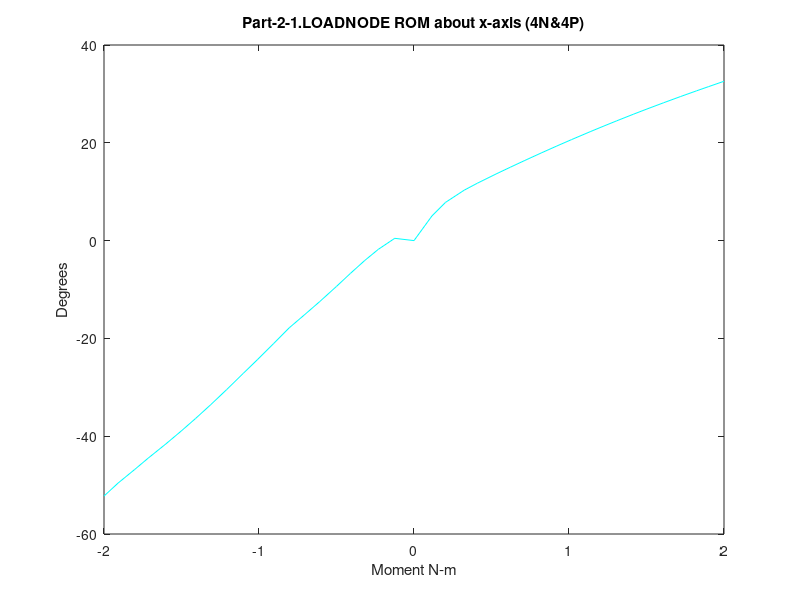

Source code (MATLAB): (Note: this script raises an error after producing the figure.)
%% Range of  motion for model4_APslide_NoTether
%% Part-2-1.LOADNODE
% extension (4N) data converted to degrees
ta=[2 2.0622 2.11523 2.15852 2.20492 2.25001 2.30364 2.35417 2.40231 2.45225 2.50547 2.55011 2.60474 2.65523 2.70472 2.7507 2.80007 2.85772 2.90074 2.95442 3];
ur1a=(180/pi)*(0.0525221+[-0.0525221 -0.0444131 -0.0838129 -0.123149 -0.169378 -0.216018 -0.269726 -0.318216 -0.363618 -0.419368 -0.477906 -0.525719 -0.584766 -0.637689 -0.687553 -0.732025 -0.777912 -0.829208 -0.869202 -0.917826 -0.964296 ]);
ur2a=(180/pi)*(0.00089585+[-0.00089585 0.0281175 0.0296708 0.0281913 0.0263392 0.0244655 0.0214618 0.0180628 0.0145265 0.0109397 0.00719127 0.00485292 0.00229888 0.00019592 -0.00224577 -0.00438859 -0.00615951 -0.0077957 -0.00908722 -0.00970257 -0.0112619 ]);
ur3a=(180/pi)*(-0.0159204+[0.0159204 0.0354641 0.038931 0.0397884 0.040604 0.0413561 0.0413529 0.0408052 0.0404514 0.0403235 0.0402685 0.0408958 0.0420736 0.0434765 0.0444602 0.045331 0.0463052 0.0481454 0.0495971 0.0515331 0.0526283 ]);

% flexion (4P) data converted to degrees
tb=[2 2.05816 2.10161 2.16188 2.20417 2.26497 2.3108 2.35767 2.41039 2.46048 2.50857 2.57039 2.61266 2.65395 2.70851 2.75122 2.8056 2.85917 2.91124 2.95071 3];
ur1b=(180/pi)*(0.0525221+[-0.0525221 0.0358731 0.0838473 0.127409 0.152215 0.185385 0.209455 0.233634 0.260269 0.284997 0.308134 0.337158 0.356483 0.375004 0.39888 0.417065 0.43965 0.461407 0.481957 0.497237 0.516139]);
ur2b=(180/pi)*(0.00089585+[-0.00089585 0.0332819 0.0377591 0.0385747 0.038983 0.0396495 0.0401212 0.0405385 0.0412506 0.0419628 0.0425588 0.043154 0.0435407 0.0439191 0.0444762 0.0449083 0.0454366 0.0459777 0.0464919 0.0468618 0.0473423]);
ur3b=(180/pi)*(-0.0159204+[0.0159204 0.0375739 0.0392518 0.0376537 0.0366216 0.0353229 0.0343628 0.0333753 0.0324004 0.0315029 0.0307506 0.0301655 0.0297731 0.0293686 0.0287609 0.0283322 0.0277944 0.0273622 0.026928 0.0266089 0.0262465]);

% lateral bending (5N) data converted to degrees
ta5=[2 2.05499 2.11058 2.15172 2.20834 2.25612 2.30683 2.35072 2.41079 2.45523 2.50106 2.56286 2.60735 2.66025 2.72359 2.75684 2.81029 2.87442 2.90649 2.98666 3];
ur1a5=(180/pi)*(0.0525221+[-0.0525221 -0.00865347 0.00219833 0.00134605 -0.00790113 -0.0193612 -0.0353576 -0.0510266 -0.0723298 -0.0864142 -0.0985525 -0.112223 -0.120433 -0.129542 -0.1398 -0.145083 -0.153352 -0.162861 -0.167507 -0.178749 -0.18057]);
ur2a5=(180/pi)*(0.00089585+[-0.00089585 -0.00171948 -0.0334919 -0.0555987 -0.0842711 -0.107633 -0.132122 -0.152775 -0.179494 -0.197173 -0.21328 -0.232574 -0.245045 -0.259 -0.274754 -0.282754 -0.295162 -0.309465 -0.316424 -0.333385 -0.336162]);
ur3a5=(180/pi)*(-0.0159204+[0.0159204 0.00875008 -0.0194972 -0.0381967 -0.0608282 -0.0777352 -0.0943524 -0.107847 -0.124804 -0.135378 -0.144628 -0.155494 -0.162464 -0.170245 -0.178969 -0.183385 -0.190061 -0.197512 -0.201076 -0.209505 -0.21087 ]);

% lateral bending (5P) data converted to degrees
tb5=[2 2.05816 2.1053 2.16112 2.20014 2.26066 2.3058 2.3555 2.40111 2.45779 2.5144 2.55097 2.6021 2.65706 2.70343 2.76727 2.80028 2.85535 2.90823 2.95284 3];
ur1b5=(180/pi)*(0.0525221+[-0.0525221 -0.00359012 0.00477857 0.000445718 -0.0082069 -0.0263352 -0.041738 -0.0586573 -0.0739877 -0.0915849 -0.106445 -0.114218 -0.123438 -0.132107 -0.139008 -0.148093 -0.152754 -0.160216 -0.167139 -0.172932 -0.178938]);
ur2b5=(180/pi)*(0.00089585+[-0.00089585 0.0634031 0.0963941 0.128284 0.149181 0.180239 0.202526 0.225789 0.246047 0.268315 0.28703 0.297432 0.310347 0.323298 0.333719 0.347404 0.354345 0.365618 0.376104 0.384702 0.393567 ]);
ur3b5=(180/pi)*(-0.0159204+[0.0159204 0.0642136 0.0930365 0.120038 0.13715 0.161798 0.178548 0.195432 0.209608 0.224229 0.236475 0.243201 0.251081 0.258864 0.264995 0.272803 0.2766 0.28254 0.287992 0.292438 0.296955]);

% axial roation (6N) data converted to degrees.
ta6=[2 2.05499 2.10192 2.15388 2.20807 2.25585 2.30786 2.36346 2.40295 2.45178 2.50023 2.56364 2.61714 2.65515 2.70515 2.75515 2.80515 2.85515 2.92702 2.96921 3];
ur1a6=(180/pi)*(0.0525221+[-0.0525221 -0.00671959 0.0109293 0.0253689 0.033499 0.0366984 0.0390046 0.0412937 0.0427671 0.0445907 0.0465704 0.0495097 0.0520588 0.053949 0.0565337 0.0593173 0.0622596 0.0652914 0.0699288 0.072807 0.0749379 ]);
ur2a6=(180/pi)*(0.00089585+[-0.00089585 0.00247062 -0.0172998 -0.0377214 -0.0539048 -0.0669252 -0.0803321 -0.0933674 -0.101865 -0.111603 -0.120466 -0.131325 -0.13987 -0.145604 -0.152735 -0.159414 -0.165613 -0.17141 -0.179201 -0.183476 -0.186473]);
ur3a6=(180/pi)*(-0.0159204+[0.0159204 0.00119272 -0.0292702 -0.0614841 -0.0870901 -0.106449 -0.125848 -0.144957 -0.157464 -0.172161 -0.18598 -0.20317 -0.217059 -0.226567 -0.238678 -0.250434 -0.261809 -0.272795 -0.288171 -0.297008 -0.303389 ]);

% axial rotation (6P) data converted to degrees
tb6=[2 2.05499 2.11058 2.16207 2.20435 2.25007 2.30324 2.36036 2.40263 2.45125 2.50837 2.56869 2.60135 2.66917 2.7073 2.76599 2.81551 2.85069 2.90069 2.95128 3];
ur1b6=(180/pi)*(0.0525221+[-0.0525221 -0.00380002 0.0163064 0.0272545 0.0320412 0.034476 0.0361801 0.0374508 0.0386166 0.0403115 0.0427734 0.0456797 0.0473258 0.0510085 0.053132 0.0565012 0.0593304 0.0613523 0.0643178 0.0674866 0.0707004 ]);
ur2b6=(180/pi)*(0.00089585+[-0.00089585 0.0553874 0.0878679 0.108176 0.122206 0.136104 0.151078 0.16651 0.17687 0.187712 0.199025 0.209847 0.21525 0.225622 0.231041 0.238641 0.244575 0.248584 0.25402 0.25935 0.264195]);
ur3b6=(180/pi)*(-0.0159204+[0.0159204 0.0675945 0.109449 0.140964 0.163684 0.185247 0.207613 0.228348 0.242413 0.257536 0.274059 0.290386 0.29873 0.31526 0.324172 0.337324 0.347969 0.355324 0.365533 0.375679 0.38524  ]);

%% Part-2-1.N-C4-EP
% extension (4N) data converted to degrees
tc=[2 2.0622 2.11523 2.15852 2.20492 2.25001 2.30364 2.35417 2.40231 2.45225 2.50547 2.55011 2.60474 2.65523 2.70472 2.7507 2.80007 2.85772 2.90074 2.95442 3 ];
ur1c=(180/pi)*(0.0602939+[-0.0602939 -0.0561754 -0.0877524 -0.120084 -0.159018 -0.198623 -0.245455 -0.287918 -0.327048 -0.376333 -0.428597 -0.471423 -0.524439 -0.572349 -0.617699 -0.658198 -0.700043 -0.746927 -0.783714 -0.82839 -0.871722]);
ur2c=(180/pi)*(0.000935298+[-0.000935298 0.0282657 0.0312199 0.031405 0.0311236 0.0304302 0.0287836 0.0266788 0.0245565 0.0225339 0.0203662 0.0192282 0.0179618 0.016942 0.0153793 0.0138368 0.0125797 0.0114878 0.0105364 0.0103184 0.00899868 ]);
ur3c=(180/pi)*(-0.0128683+[0.0128683 0.0321337 0.0361572 0.0377121 0.0390119 0.0398412 0.03997 0.0395314 0.0392759 0.0391157 0.0389561 0.0393777 0.0401707 0.0411699 0.0417266 0.0421533 0.0426151 0.0438233 0.0447422 0.0459558 0.0464374  ]);

% flexion (4P) data converted to degrees
td=[2 2.05816 2.10161 2.16188 2.20417 2.26497 2.3108 2.35767 2.41039 2.46048 2.50857 2.57039 2.61266 2.65395 2.70851 2.75122 2.8056 2.85917 2.91124 2.95071 3];
ur1d=(180/pi)*(0.0602939+[-0.0602939 0.00875401 0.0501384 0.0844482 0.102905 0.127239 0.144791 0.162494 0.181983 0.200113 0.217113 0.238388 0.252621 0.266299 0.283932 0.297379 0.314131 0.330266 0.345606 0.357061 0.371303]);
ur2d=(180/pi)*(0.000935298+[-0.000935298 0.0316729 0.0355253 0.0356811 0.0357456 0.0360001 0.0362097 0.0364053 0.0368822 0.0373832 0.0377821 0.0380963 0.0382974 0.0385115 0.0388879 0.03918 0.0395468 0.0399119 0.0402957 0.0405778 0.0409348]);
ur3d=(180/pi)*(-0.0128683+[0.0128683 0.0339017 0.0355695 0.0339839 0.0330291 0.0318948 0.0310985 0.0303161 0.0295983 0.0289444 0.0284303 0.028129 0.0279377 0.0277204 0.0273387 0.0270652 0.0266961 0.0263578 0.0260681 0.0258611 0.0256155 ]);

% lateral bending (5N) data converted to degrees
tc5=[2 2.05499 2.11058 2.15172 2.20834 2.25612 2.30683 2.35072 2.41079 2.45523 2.50106 2.56286 2.60735 2.66025 2.72359 2.75684 2.81029 2.87442 2.90649 2.98666 3];
ur1c5=(180/pi)*(0.0602939+[-0.0602939 -0.0274759 -0.015638 -0.0156472 -0.0233811 -0.0333222 -0.0473691 -0.0613793 -0.0806546 -0.0933957 -0.104311 -0.116294 -0.12333 -0.131051 -0.139621 -0.144068 -0.150983 -0.159082 -0.163097 -0.173044 -0.174685]);
ur2c5=(180/pi)*(0.000935298+[-0.000935298 0.00401992 -0.0211183 -0.0386611 -0.0612217 -0.0795365 -0.0989205 -0.1154 -0.136804 -0.150813 -0.163362 -0.178093 -0.187437 -0.197821 -0.209441 -0.215339 -0.224432 -0.234898 -0.24002 -0.252461 -0.254481]);
ur3c5=(180/pi)*(-0.0128683+[0.0128683 0.00971029 -0.0139265 -0.0295058 -0.0481083 -0.0618483 -0.0753827 -0.0865216 -0.100647 -0.109323 -0.116752 -0.125329 -0.130717 -0.136708 -0.143342 -0.146699 -0.151778 -0.157509 -0.160275 -0.166957 -0.16805]);

% lateral bending (5P) data converted to degrees
td5=[2 2.05816 2.1053 2.16112 2.20014 2.26066 2.3058 2.3555 2.40111 2.45779 2.5144 2.55097 2.6021 2.65706 2.70343 2.76727 2.80028 2.85535 2.90823 2.95284 3];
ur1d5=(180/pi)*(0.0602939+[-0.0602939 -0.0238587 -0.0160781 -0.0206221 -0.0291155 -0.0467729 -0.0617502 -0.0780843 -0.0927496 -0.109388 -0.123403 -0.130631 -0.138887 -0.14665 -0.152858 -0.161065 -0.165227 -0.171924 -0.17817 -0.183422 -0.188919]);
ur2d5=(180/pi)*(0.000935298+[-0.000935298 0.0555923 0.0825839 0.107827 0.124186 0.148441 0.165987 0.184353 0.200295 0.217422 0.231354 0.238877 0.247941 0.257055 0.264409 0.274094 0.279028 0.287084 0.294615 0.300807 0.307193]);
ur3d5=(180/pi)*(-0.0128683+[0.0128683 0.0558168 0.0804606 0.102912 0.116984 0.137344 0.151322 0.16545 0.177307 0.189195 0.198899 0.204085 0.209843 0.215583 0.220132 0.225964 0.228792 0.233215 0.237317 0.240706 0.244171]);

% axial rotation (6N) data converted to degrees
tc6=[2 2.05499 2.10192 2.15388 2.20807 2.25585 2.30786 2.36346 2.40295 2.45178 2.50023 2.56364 2.61714 2.65515 2.70515 2.75515 2.80515 2.85515 2.92702 2.96921 3 ];
ur1c6=(180/pi)*(0.0602939+[-0.0602939 -0.0260643 -0.0083103 0.00636527 0.0147692 0.0183363 0.0210778 0.0235383 0.0250937 0.0269145 0.0288773 0.0317006 0.0340667 0.0358202 0.0382091 0.040729 0.0433222 0.0459655 0.0500027 0.0524728 0.0543046]);
ur2c6=(180/pi)*(0.000935298+[-0.000935298 0.00671953 -0.00869953 -0.0246542 -0.0365466 -0.04605 -0.0558863 -0.065362 -0.0714705 -0.0784946 -0.0848465 -0.0926998 -0.0989626 -0.103171 -0.108409 -0.113351 -0.117964 -0.122278 -0.128109 -0.131344 -0.133642]);
ur3c6=(180/pi)*(-0.0128683+[0.0128683 0.0022898 -0.0240129 -0.0518403 -0.0730223 -0.088639 -0.104212 -0.119445 -0.129348 -0.140949 -0.151797 -0.165244 -0.176104 -0.183545 -0.193018 -0.202209 -0.211086 -0.219652 -0.231624 -0.238513 -0.243483]);

% axial rotation (6P) data converted to degrees
td6=[2 2.05499 2.11058 2.16207 2.20435 2.25007 2.30324 2.36036 2.40263 2.45125 2.50837 2.56869 2.60135 2.66917 2.7073 2.76599 2.81551 2.85069 2.90069 2.95128 3 ];
ur1d6=(180/pi)*(0.0602939+[-0.0602939 -0.0236981 -0.00410796 0.00667152 0.0115015 0.013938 0.0157 0.017003 0.0182273 0.0200636 0.0226854 0.0257545 0.0275289 0.0314609 0.0337536 0.0373688 0.0403751 0.0425042 0.0456013 0.0488638 0.052152 ]);
ur2d6=(180/pi)*(0.000935298+[-0.000935298 0.0495037 0.0764127 0.0918861 0.102151 0.112255 0.123037 0.134251 0.141713 0.149392 0.157303 0.164834 0.168566 0.175628 0.179294 0.1844 0.188387 0.19106 0.194715 0.198334 0.201606]);
ur3d6=(180/pi)*(-0.0128683+[0.0128683 0.0593159 0.0960572 0.122975 0.142063 0.159941 0.178223 0.194886 0.206102 0.218075 0.231108 0.243969 0.250504 0.263436 0.270393 0.280612 0.28888 0.294592 0.302546 0.31049 0.317978 ]);

%% part-2-1.N-C5-EP
% extension (4N) data converted to degrees
te=[2 2.0622 2.11523 2.15852 2.20492 2.25001 2.30364 2.35417 2.40231 2.45225 2.50547 2.55011 2.60474 2.65523 2.70472 2.7507 2.80007 2.85772 2.90074 2.95442 3];
ur1e=(180/pi)*(0.0401231+[-0.0401231 -0.0115988 -0.0281353 -0.0485942 -0.0741755 -0.100726 -0.132398 -0.161344 -0.187965 -0.20993 -0.228997 -0.242932 -0.258078 -0.27207 -0.285935 -0.299048 -0.312786 -0.32766 -0.337084 -0.348243 -0.355352 ]);
ur2e=(180/pi)*(0.00436052+[-0.00436052 0.0162453 0.0197171 0.0205384 0.0204635 0.019919 0.0185141 0.0168183 0.0150434 0.0138876 0.0127841 0.0124166 0.0122536 0.012278 0.0116265 0.0109445 0.0101891 0.01053 0.0104398 0.0103924 0.0100318 ]);
ur3e=(180/pi)*(-0.00581453+[0.00581453 0.0149986 0.0184804 0.0199184 0.0206813 0.0209888 0.0206339 0.0199719 0.0194678 0.0192971 0.0190767 0.0192645 0.0196276 0.0201804 0.0204027 0.0204973 0.0205118 0.0212866 0.0215796 0.0219507 0.0219463 ]);

% flexion (4P) data converted to degrees
tf=[2 2.05816 2.10161 2.16188 2.20417 2.26497 2.3108 2.35767 2.41039 2.46048 2.50857 2.57039 2.61266 2.65395 2.70851 2.75122 2.8056 2.85917 2.91124 2.95071 3];
ur1f=(180/pi)*(0.0401231+[-0.0401231 0.0106698 0.0401307 0.0639453 0.076271 0.0923535 0.103873 0.115405 0.128143 0.140112 0.151383 0.165449 0.174928 0.184105 0.19591 0.204894 0.216041 0.226726 0.236824 0.244302 0.253427 ]);
ur2f=(180/pi)*(0.00436052+[-0.00436052 0.0130875 0.0158174 0.0155767 0.0154605 0.0157596 0.0161704 0.0167065 0.0175862 0.0184251 0.0191126 0.0198382 0.0202993 0.0207315 0.0213274 0.0217644 0.0222908 0.0227855 0.0232764 0.0236292 0.0240488 ]);
ur3f=(180/pi)*(-0.00581453+[0.00581453 0.0121362 0.0126698 0.0106446 0.00948075 0.00815045 0.00736194 0.00670463 0.00618201 0.00569287 0.00534089 0.00513151 0.00500043 0.00488436 0.0047248 0.00461554 0.0044483 0.00430236 0.00419404 0.00411625 0.00402348]);

% lateral bending (5N) data converted to degrees
te5=[2 2.05499 2.11058 2.15172 2.20834 2.25612 2.30683 2.35072 2.41079 2.45523 2.50106 2.56286 2.60735 2.66025 2.72359 2.75684 2.81029 2.87442 2.90649 2.98666 3];
ur1e5=(180/pi)*(0.0401231+[-0.0401231 0.000995813 0.00980528 0.00754326 -0.00150727 -0.0116351 -0.0253325 -0.0385963 -0.0566998 -0.0683209 -0.0781512 -0.0889223 -0.0950298 -0.101574 -0.108687 -0.112331 -0.117935 -0.124418 -0.127657 -0.135665 -0.136986]);
ur2e5=(180/pi)*(0.00436052+[-0.00436052 0.000783042 -0.0143409 -0.025394 -0.040699 -0.0539815 -0.0686194 -0.0812789 -0.0976901 -0.108155 -0.117211 -0.127563 -0.133885 -0.14077 -0.148332 -0.152135 -0.157925 -0.164477 -0.167639 -0.175222 -0.176439]);
ur3e5=(180/pi)*(-0.00581453+[0.00581453 0.00197504 -0.0117208 -0.0208782 -0.0324462 -0.0414461 -0.0508051 -0.0588508 -0.0692285 -0.0753776 -0.0803795 -0.0859136 -0.0891506 -0.092659 -0.0964608 -0.0983747 -0.101234 -0.10442 -0.105949 -0.109666 -0.11028]);

% lateral bending (5P) data converted to degrees
tf5=[2 2.05816 2.1053 2.16112 2.20014 2.26066 2.3058 2.3555 2.40111 2.45779 2.5144 2.55097 2.6021 2.65706 2.70343 2.76727 2.80028 2.85535 2.90823 2.95284 3];
ur1f5=(180/pi)*(0.0401231+[-0.0401231 -0.0029296 -0.00226793 -0.00935228 -0.0181226 -0.0353173 -0.049511 -0.0648749 -0.0785522 -0.0940713 -0.106805 -0.11323 -0.120394 -0.127134 -0.132576 -0.139824 -0.143516 -0.149604 -0.155384 -0.160249 -0.165271]);
ur2f5=(180/pi)*(0.00436052+[-0.00436052 0.0288071 0.0452352 0.0623074 0.0741074 0.0922223 0.105573 0.119602 0.131727 0.144403 0.154189 0.15922 0.16498 0.170713 0.175297 0.181238 0.18424 0.189109 0.193691 0.197449 0.201306]);
ur3f5=(180/pi)*(-0.00581453+[0.00581453 0.025261 0.0394006 0.0541819 0.0642707 0.0795211 0.0902147 0.101078 0.110158 0.118915 0.125672 0.129054 0.132428 0.135717 0.138282 0.141588 0.143209 0.145769 0.148141 0.150137 0.152199 ]);

% axial rotation (6N) data converted to degrees
te6=[2 2.05499 2.10192 2.15388 2.20807 2.25585 2.30786 2.36346 2.40295 2.45178 2.50023 2.56364 2.61714 2.65515 2.70515 2.75515 2.80515 2.85515 2.92702 2.96921 3 ];
ur1e6=(180/pi)*(0.0401231+[-0.0401231 0.00188271 0.0142677 0.0193917 0.0213479 0.0226932 0.0242796 0.0261139 0.0273061 0.0287375 0.0303572 0.0326702 0.0346255 0.0360655 0.0380407 0.0401557 0.0423432 0.0446161 0.0481103 0.050223 0.0517825]);
ur2e6=(180/pi)*(0.00436052+[-0.00436052 0.00310473 -0.00444164 -0.0129109 -0.0202134 -0.0264535 -0.0328586 -0.0388673 -0.0428649 -0.0475095 -0.0516928 -0.0568375 -0.0608957 -0.0635777 -0.0669047 -0.0700439 -0.0729692 -0.0756866 -0.0793316 -0.0812815 -0.0826374]);
ur3e6=(180/pi)*(-0.00581453+[0.00581453 -0.00383107 -0.0199093 -0.0359274 -0.0482508 -0.0579672 -0.0678332 -0.0774336 -0.0837279 -0.0911385 -0.0980255 -0.106544 -0.113379 -0.118017 -0.123895 -0.129573 -0.135033 -0.140302 -0.147656 -0.151835 -0.154832]);

% axial rotation (6P) data converted to degrees
tf6=[2 2.05499 2.11058 2.16207 2.20435 2.25007 2.30324 2.36036 2.40263 2.45125 2.50837 2.56869 2.60135 2.66917 2.7073 2.76599 2.81551 2.85069 2.90069 2.95128 3];
ur1f6=(180/pi)*(0.0401231+[-0.0401231 -0.00215675 0.00670242 0.0126065 0.0159805 0.0179401 0.0192266 0.0199903 0.0208015 0.0221194 0.0241359 0.0264415 0.0278191 0.0309727 0.0328958 0.0360309 0.0386705 0.0405752 0.0433587 0.0462493 0.0491389 ]);
ur2f6=(180/pi)*(0.00436052+[-0.00436052 0.0240542 0.0383981 0.0469368 0.0529908 0.0592001 0.0661257 0.073624 0.078504 0.0833558 0.0881772 0.0926405 0.0948194 0.0988637 0.100937 0.103777 0.105959 0.107396 0.109317 0.111176 0.112799 ]);
ur3f6=(180/pi)*(-0.00581453+[0.00581453 0.0281993 0.0505112 0.0687668 0.0823411 0.0950463 0.108039 0.119547 0.127138 0.135063 0.14356 0.151801 0.155935 0.164053 0.168408 0.174773 0.17989 0.183411 0.188306 0.193161 0.197699 ]);

%% part-2-1.N-C6-EP
% extension (4N) data converted to degrees
tg=[2 2.0622 2.11523 2.15852 2.20492 2.25001 2.30364 2.35417 2.40231 2.45225 2.50547 2.55011 2.60474 2.65523 2.70472 2.7507 2.80007 2.85772 2.90074 2.95442 3 ];
ur1g=(180/pi)*(0.0222029+[-0.0222029 0.00899855 0.00478889 -0.00456181 -0.0175376 -0.0310928 -0.0471581 -0.0620163 -0.0770266 -0.090077 -0.101362 -0.109537 -0.118441 -0.126579 -0.13465 -0.142402 -0.150341 -0.159023 -0.164168 -0.170041 -0.173534]);
ur2g=(180/pi)*(0.00288676+[-0.00288676 0.00754037 0.00889115 0.00962679 0.0103202 0.0110292 0.011469 0.0119841 0.0128521 0.013853 0.0144552 0.0149902 0.0157768 0.0163224 0.0166797 0.0170025 0.0173215 0.0180122 0.0182005 0.0183594 0.0182061 ]);
ur3g=(180/pi)*(-0.00149113+[0.00149113 0.00396245 0.00547886 0.00673227 0.00805561 0.00919319 0.0100603 0.0107951 0.0118107 0.0127487 0.0133137 0.0137685 0.0143643 0.0148738 0.0152785 0.0155813 0.0157966 0.0161893 0.0162622 0.0163127 0.0161725 ]);

% flexion (4P) data converted to degrees
tf=[2 2.05816 2.10161 2.16188 2.20417 2.26497 2.3108 2.35767 2.41039 2.46048 2.50857 2.57039 2.61266 2.65395 2.70851 2.75122 2.8056 2.85917 2.91124 2.95071 3];
ur1h=(180/pi)*(0.0222029+[-0.0222029 0.00844163 0.0201591 0.0321901 0.0382963 0.0462573 0.0519837 0.0577573 0.0640512 0.0699429 0.0755063 0.0824327 0.0870953 0.0916163 0.0974155 0.101832 0.107316 0.112573 0.117528 0.121195 0.125655]);
ur2h=(180/pi)*(0.00288676+[-0.00288676 0.00716304 0.00865546 0.00886976 0.0089089 0.00889193 0.00891712 0.00907576 0.00953227 0.00996834 0.010356 0.0107735 0.011037 0.0112802 0.0115688 0.0117772 0.0120205 0.012249 0.0124927 0.0126657 0.0128702]);
ur3h=(180/pi)*(-0.00149113+[0.00149113 0.00385883 0.00387655 0.00267816 0.00201043 0.00121417 0.000728812 0.000359725 0.000154919 4.74162E-006 -0.000108164 -0.00020609 -0.000269393 -0.000321177 -0.000434015 -0.000513718 -0.000619368 -0.000717828 -0.000782386 -0.000833458 -0.000900773]);

% lateral bending (5N) data converted to degrees
tg5=[2 2.05499 2.11058 2.15172 2.20834 2.25612 2.30683 2.35072 2.41079 2.45523 2.50106 2.56286 2.60735 2.66025 2.72359 2.75684 2.81029 2.87442 2.90649 2.98666 3];
ur1g5=(180/pi)*(0.0222029+[-0.0222029 0.00934556 0.0153204 0.0157216 0.0133852 0.00842345 0.00069377 -0.0067782 -0.0171559 -0.0238704 -0.0288219 -0.0342725 -0.0375635 -0.0410452 -0.0447923 -0.0467602 -0.0498807 -0.053633 -0.0555256 -0.0603304 -0.061131]);
ur2g5=(180/pi)*(0.00288676+[-0.00288676 0.00301125 -0.00294155 -0.00824165 -0.0154945 -0.0226471 -0.0311399 -0.0384312 -0.0478938 -0.0539022 -0.0586229 -0.0640407 -0.0675472 -0.0713281 -0.0754311 -0.0775032 -0.0806986 -0.0843763 -0.0861552 -0.0904493 -0.0911388]);
ur3g5=(180/pi)*(-0.00149113+[0.00149113 0.000342907 -0.00541871 -0.00969344 -0.0146888 -0.0188675 -0.0233515 -0.0271998 -0.0322676 -0.0352725 -0.037321 -0.0396675 -0.0412242 -0.04289 -0.0446382 -0.0455118 -0.0468274 -0.048289 -0.0489846 -0.0507138 -0.0510045]);

% lateral bending (5P) data converted to degrees
th5=[2 2.05816 2.1053 2.16112 2.20014 2.26066 2.3058 2.3555 2.40111 2.45779 2.5144 2.55097 2.6021 2.65706 2.70343 2.76727 2.80028 2.85535 2.90823 2.95284 3];
ur1h5=(180/pi)*(0.0222029+[-0.0222029 0.00929983 0.0110532 0.00818511 0.00344478 -0.00782206 -0.0175149 -0.0278217 -0.0368249 -0.0464376 -0.0535404 -0.0568213 -0.06101 -0.0650409 -0.0682814 -0.0725843 -0.0747862 -0.0785401 -0.0821579 -0.0851949 -0.0883043]);
ur2h5=(180/pi)*(0.00288676+[-0.00288676 0.0112283 0.0199771 0.0295287 0.0362639 0.0476858 0.0564575 0.0655325 0.0732411 0.0809584 0.0863686 0.0888892 0.0921191 0.0952992 0.0978075 0.100963 0.102538 0.105114 0.107551 0.109538 0.111575 ]);
ur3h5=(180/pi)*(-0.00149113+[0.00149113 0.00709441 0.014129 0.0218039 0.0271822 0.0362962 0.0429143 0.04938 0.0546614 0.059312 0.0625227 0.0639083 0.065649 0.0673179 0.0685889 0.0701819 0.0709495 0.0721963 0.0733455 0.0742977 0.0752725]);

% axial rotation (6N) data converted to degrees
tg6=[2 2.05499 2.10192 2.15388 2.20807 2.25585 2.30786 2.36346 2.40295 2.45178 2.50023 2.56364 2.61714 2.65515 2.70515 2.75515 2.80515 2.85515 2.92702 2.96921 3 ];
ur1g6=(180/pi)*(0.0222029+[-0.0222029 0.0103727 0.0156069 0.0170298 0.0178335 0.0184463 0.0190803 0.0197522 0.0203015 0.020994 0.0217294 0.0229781 0.0241742 0.0250713 0.026285 0.0275295 0.0288041 0.0301264 0.0321835 0.0334352 0.0343552]);
ur2g6=(180/pi)*(0.00288676+[-0.00288676 0.00401221 0.000534133 -0.00462019 -0.00875518 -0.0122286 -0.0158758 -0.0193391 -0.0215628 -0.0240798 -0.0262906 -0.0290139 -0.0310789 -0.0324209 -0.0340464 -0.0355477 -0.0369585 -0.038286 -0.040112 -0.0410973 -0.0417765]);
ur3g6=(180/pi)*(-0.00149113+[0.00149113 -0.0030184 -0.00930605 -0.0163704 -0.0221285 -0.0267917 -0.0316789 -0.0365485 -0.0398026 -0.0436343 -0.047205 -0.0516447 -0.0551738 -0.0575613 -0.0605291 -0.063363 -0.0660954 -0.0687521 -0.0725038 -0.0746255 -0.0761437 ]);

% axial rotation (6P) data converted to degrees
th6=[2 2.05499 2.11058 2.16207 2.20435 2.25007 2.30324 2.36036 2.40263 2.45125 2.50837 2.56869 2.60135 2.66917 2.7073 2.76599 2.81551 2.85069 2.90069 2.95128 3];
ur1h6=(180/pi)*(0.0222029+[-0.0222029 0.00792144 0.0130032 0.0142406 0.0145584 0.0146326 0.0145525 0.0148068 0.0152029 0.0158267 0.0168575 0.0181763 0.0189918 0.0208821 0.0220131 0.0238361 0.0254164 0.0265583 0.0282207 0.0299186 0.0316129 ]);
ur2h6=(180/pi)*(0.00288676+[-0.00288676 0.00956136 0.0168842 0.0223433 0.0262494 0.0301827 0.0344753 0.0388813 0.0417455 0.0446064 0.0474109 0.0499503 0.051197 0.0535442 0.0547424 0.0563577 0.0575655 0.0583476 0.0593769 0.0604012 0.0612835]);
ur3h6=(180/pi)*(-0.00149113+[0.00149113 0.00952234 0.0204916 0.0296365 0.0360742 0.0425599 0.0493392 0.0555411 0.0596608 0.0639698 0.0685117 0.0728719 0.0750607 0.0793956 0.0817192 0.085087 0.0877793 0.0896239 0.0921795 0.0947496 0.0971326 ]);


%% part-2-1.N-C7-EP
% flexion (4N) data converted to degrees
ti=[2 2.0622 2.11523 2.15852 2.20492 2.25001 2.30364 2.35417 2.40231 2.45225 2.50547 2.55011 2.60474 2.65523 2.70472 2.7507 2.80007 2.85772 2.90074 2.95442 3 ];
ur1i=(180/pi)*(3.9419E-005+[-3.9419E-005 6.95189E-005 7.63609E-005 6.85301E-005 5.32206E-005 3.28584E-005 -5.31089E-007 -3.40226E-005 -6.67285E-005 -9.17917E-005 -0.000113983 -0.000130509 -0.00014765 -0.000165987 -0.000186168 -0.000207977 -0.000234361 -0.000268005 -0.000289987 -0.000318366 -0.000335375 ]);
ur2i=(180/pi)*(2.1379E-005+[-2.1379E-005 1.63876E-007 4.02123E-006 5.09603E-006 5.63598E-006 5.94671E-006 7.58902E-006 8.33978E-006 9.10538E-006 1.06543E-005 1.1249E-005 1.11813E-005 1.09682E-005 1.09624E-005 1.06468E-005 1.00246E-005 8.77017E-006 7.44455E-006 6.28621E-006 4.50507E-006 3.59467E-006 ]);
ur3i=(180/pi)*(-2.90968E-006+[2.90968E-006 6.29776E-007 -4.47417E-008 -7.82625E-007 -2.02867E-006 -3.30347E-006 -5.85302E-006 -8.79856E-006 -1.21492E-005 -1.6486E-005 -2.10041E-005 -2.43325E-005 -2.85611E-005 -3.21519E-005 -3.55553E-005 -3.82999E-005 -4.05796E-005 -4.30866E-005 -4.45593E-005 -4.53747E-005 -4.72262E-005 ]);

% extension (4P) data converted to degrees
th=[2 2.05816 2.10161 2.16188 2.20417 2.26497 2.3108 2.35767 2.41039 2.46048 2.50857 2.57039 2.61266 2.65395 2.70851 2.75122 2.8056 2.85917 2.91124 2.95071 3];
ur1j=(180/pi)*(3.9419E-005+[-3.9419E-005 3.16803E-005 6.25663E-005 0.000122729 0.00015567 0.000198837 0.000231035 0.000264044 0.00030174 0.000338085 0.000373791 0.000420189 0.000452073 0.00048357 0.000526092 0.000559576 0.000602636 0.000645571 0.000687885 0.00072017 0.000760576]);
ur2j=(180/pi)*(2.1379E-005+[-2.1379E-005 -2.86351E-006 1.95896E-006 4.22198E-006 4.94796E-006 5.77875E-006 6.50327E-006 7.17285E-006 7.88355E-006 8.70052E-006 9.63023E-006 1.08072E-005 1.15468E-005 1.22341E-005 1.31285E-005 1.3876E-005 1.48429E-005 1.58092E-005 1.67972E-005 1.757E-005 1.85377E-005]);
ur3j=(180/pi)*(-2.90968E-006+[2.90968E-006 3.15027E-006 2.17628E-006 -3.24826E-006 -6.55494E-006 -1.10511E-005 -1.4306E-005 -1.75806E-005 -2.13526E-005 -2.49498E-005 -2.84209E-005 -3.27257E-005 -3.56833E-005 -3.86113E-005 -4.26628E-005 -4.58426E-005 -4.99327E-005 -5.40246E-005 -5.80364E-005 -6.10706E-005 -6.48788E-005 ]);

% lateral bending (5N) data converted to degrees
ti5=[2 2.05499 2.11058 2.15172 2.20834 2.25612 2.30683 2.35072 2.41079 2.45523 2.50106 2.56286 2.60735 2.66025 2.72359 2.75684 2.81029 2.87442 2.90649 2.98666 3];
ur1i5=(180/pi)*(3.9419E-005+[-3.9419E-005 5.22425E-005 7.51283E-005 8.96707E-005 9.96863E-005 0.000106009 0.000110807 0.000110284 0.00010377 9.3893E-005 8.2785E-005 6.77027E-005 5.73168E-005 4.49614E-005 3.04189E-005 2.24114E-005 8.67314E-006 -8.79641E-006 -1.7943E-005 -4.22976E-005 -4.66098E-005]);
ur2i5=(180/pi)*(2.1379E-005+[-2.1379E-005 -3.3928E-006 -8.09278E-006 -1.94369E-005 -3.47381E-005 -4.80896E-005 -6.36837E-005 -7.8016E-005 -9.85122E-005 -0.000114792 -0.000131876 -0.000154779 -0.000171329 -0.000191014 -0.00021434 -0.000226667 -0.000246481 -0.000270305 -0.000282227 -0.000312045 -0.00031706 ]);
ur3i5=(180/pi)*(-2.90968E-006+[2.90968E-006 5.2972E-006 3.69755E-006 1.45721E-006 9.62275E-007 1.69872E-006 4.2632E-006 7.89392E-006 1.41745E-005 1.9695E-005 2.57616E-005 3.41739E-005 4.03691E-005 4.80791E-005 5.78781E-005 6.33197E-005 7.24135E-005 8.3839E-005 8.97666E-005 0.000105088 0.000107725]);

% lateral bending (5P) data converted to degrees
tj5=[2 2.05816 2.1053 2.16112 2.20014 2.26066 2.3058 2.3555 2.40111 2.45779 2.5144 2.55097 2.6021 2.65706 2.70343 2.76727 2.80028 2.85535 2.90823 2.95284 3];
ur1j5=(180/pi)*(3.9419E-005+[-3.9419E-005 5.39352E-005 6.88998E-005 7.88909E-005 8.15244E-005 8.00089E-005 7.28263E-005 6.09244E-005 4.80359E-005 3.0503E-005 9.06175E-006 -3.46588E-006 -2.07686E-005 -3.81961E-005 -5.32924E-005 -7.47467E-005 -8.60987E-005 -0.000105958 -0.000125781 -0.000142985 -0.000161876]);
ur2j5=(180/pi)*(2.1379E-005+[-2.1379E-005 -2.49216E-007 1.35051E-005 2.91244E-005 3.9922E-005 5.7434E-005 7.16057E-005 8.84834E-005 0.00010471 0.00012549 0.000146893 0.00015998 0.000178406 0.000197997 0.000214697 0.000237624 0.000249431 0.000269203 0.00028831 0.000304542 0.00032176 ]);
ur3j5=(180/pi)*(-2.90968E-006+[2.90968E-006 -1.22063E-006 7.05806E-007 1.47319E-006 7.21844E-007 -2.43226E-006 -5.65214E-006 -1.01961E-005 -1.52026E-005 -2.2275E-005 -2.83628E-005 -3.19153E-005 -3.69758E-005 -4.26496E-005 -4.76911E-005 -5.50819E-005 -5.91856E-005 -6.61552E-005 -7.31242E-005 -7.93595E-005 -8.61214E-005 ]);


% axial rotation (6N) data converted to degrees
tj6=[2 2.05499 2.10192 2.15388 2.20807 2.25585 2.30786 2.36346 2.40295 2.45178 2.50023 2.56364 2.61714 2.65515 2.70515 2.75515 2.80515 2.85515 2.92702 2.96921 3];
ur1j6=(180/pi)*(3.9419E-005+[-3.9419E-005 4.62756E-005 5.86782E-005 6.28243E-005 6.95359E-005 7.62703E-005 8.42328E-005 9.40026E-005 0.000101813 0.000112041 0.000122256 0.000136658 0.000149774 0.000159404 0.000172509 0.000185826 0.000199428 0.000213291 0.000233573 0.000245786 0.000254834  ]);
ur2j6=(180/pi)*(2.1379E-005+[-2.1379E-005 1.90048E-005 3.57423E-005 4.70008E-005 5.6781E-005 6.49194E-005 7.30761E-005 8.08544E-005 8.64283E-005 9.28392E-005 9.91149E-005 0.000107343 0.000113972 0.000118667 0.000124763 0.000130839 0.000136842 0.000142837 0.000151555 0.000156766 0.00016056]);
ur3j6=(180/pi)*(-2.90968E-006+[2.90968E-006 -4.90365E-005 -9.67088E-005 -0.00015059 -0.000207058 -0.000256185 -0.000309372 -0.000366356 -0.000406923 -0.000457168 -0.000506993 -0.000571967 -0.000626749 -0.000665642 -0.000716818 -0.000767963 -0.000819094 -0.00087018 -0.000943438 -0.00098637 -0.0010177]);

% axial rotation (6P) data converted to degrees
ti6=[2 2.05499 2.11058 2.16207 2.20435 2.25007 2.30324 2.36036 2.40263 2.45125 2.50837 2.56869 2.60135 2.66917 2.7073 2.76599 2.81551 2.85069 2.90069 2.95128 3 ];
ur1i6=(180/pi)*(3.9419E-005+[-3.9419E-005 5.25345E-005 6.62167E-005 7.44152E-005 8.29685E-005 9.27165E-005 0.000104264 0.000119146 0.000130917 0.000144942 0.000162578 0.000182042 0.000192963 0.000216482 0.000230106 0.000251581 0.000270136 0.000283478 0.000302553 0.000321952 0.000341048 ]);
ur2i6=(180/pi)*(2.1379E-005+[-2.1379E-005 -2.42475E-005 -3.2855E-005 -4.2209E-005 -4.9838E-005 -5.72291E-005 -6.53021E-005 -7.29747E-005 -7.79925E-005 -8.34742E-005 -8.99253E-005 -9.65505E-005 -0.000100007 -0.000107231 -0.000111148 -0.000117122 -0.000122108 -0.000125641 -0.000130661 -0.000135752 -0.000140647]);
ur3i6=(180/pi)*(-2.90968E-006+[2.90968E-006 5.29599E-005 0.000110226 0.000162614 0.000205166 0.000250652 0.000303561 0.000359506 0.000400772 0.000448117 0.000503356 0.000561529 0.000592967 0.000657811 0.000694176 0.000750044 0.000797077 0.000830416 0.000877611 0.00092501 0.000970492 ]);
%% join ROM data
% LOADNODE
% (4N&4P)
u1a=[flip(ur1a(2:21)),ur1b];
u2a=[flip(ur2a(2:21)),ur2b];
u3a=[flip(ur3a(2:21)),ur3b];
t1=[2*(-1*flip(ta(2:21))+2),(tb-2)*2];

%(5N&5P)
t2=[2*(-1*flip(ta5(2:21))+2),(tb5-2)*2];
u1a5=[flip(ur1a5(2:21)),ur1b5];
u2a5=[flip(ur2a5(2:21)),ur2b5];
u3a5=[flip(ur3a5(2:21)),ur3b5];

%(6N&6P)
tab6=[2*(-1*flip(ta6(2:21))+2),(tb6-2)*2];
u1a6=[flip(ur1a6(2:21)),ur1b6];
u2a6=[flip(ur2a6(2:21)),ur2b6];
u3a6=[flip(ur3a6(2:21)),ur3b6];

% C4
% (4N&4P)
u1z=[flip(ur1c(2:21)),ur1d];
u2z=[flip(ur2c(2:21)),ur2d];
u3z=[flip(ur3c(2:21)),ur3d];
t3=[2*(-1*flip(tc(2:21))+2),(td-2)*2];

%(5N&5P)
t4=[2*(-1*flip(tc5(2:21))+2),(td5-2)*2];
u1z5=[flip(ur1c5(2:21)),ur1d5];
u2z5=[flip(ur2c5(2:21)),ur2d5];
u3z5=[flip(ur3c5(2:21)),ur3d5];


% 6N & 6P
t20=[2*(-1*flip(tc6(2:21))+2),(td6-2)*2];
u1c6=[flip(ur1c6(2:21)),ur1d6];
u2c6=[flip(ur2c6(2:21)),ur2d6];
u3c6=[flip(ur3c6(2:21)),ur3d6];


% C5
% (4N&4P)
u1y=[flip(ur1e(2:21)),ur1f];
u2y=[flip(ur2e(2:21)),ur2f];
u3y=[flip(ur3e(2:21)),ur3f];
t5=[2*(-1*flip(te(2:21))+2),(tf-2)*2];


%(5N&5P)
t6=[2*(-1*flip(te5(2:21))+2),(tf5-2)*2];
u1y5=[flip(ur1e5(2:21)),ur1f5];
u2y5=[flip(ur2e5(2:21)),ur2f5];
u3y5=[flip(ur3e5(2:21)),ur3f5];

%(6N&6P)
t21=[2*(-1*flip(te6(2:21))+2),(tf6-2)*2];
u1e6=[flip(ur1e6(2:21)),ur1f6];
u2e6=[flip(ur2e6(2:21)),ur2f6];
u3e6=[flip(ur3e6(2:21)),ur3f6];

% C6
% (4N&4P)
u1x=[flip(ur1g(2:21)),ur1h];
u2x=[flip(ur2g(2:21)),ur2h];
u3x=[flip(ur3g(2:21)),ur3h];
t7=[2*(-1*flip(tg(2:21))+2),(tf-2)*2];

%(5N&5P)
t8=[2*(-1*flip(tg5(2:21))+2),(th5-2)*2];
u1x5=[flip(ur1g5(2:21)),ur1h5];
u2x5=[flip(ur2g5(2:21)),ur2h5];
u3x5=[flip(ur3g5(2:21)),ur3h5];

% 6N & 6P
t22=[2*(-1*flip(tg6(2:21))+2),(th6-2)*2];
u1g6=[flip(ur1g6(2:21)),ur1h6];
u2g6=[flip(ur2g6(2:21)),ur2h6];
u3g6=[flip(ur3g6(2:21)),ur3h6];


% C7
% (4N&4P)
u1w=[flip(ur1i(2:21)),ur1j];
u2w=[flip(ur2i(2:21)),ur2j];
u3w=[flip(ur3i(2:21)),ur3j];
t9=[2*(-1*flip(ti(2:21))+2),(th-2)*2];

%(5N&5P)
t10=[2*(-1*flip(ti5(1:20))+2),(tj5-2)*2];
u1w5=[flip(ur1g5(2:21)),ur1h5];
u2w5=[flip(ur2g5(2:21)),ur2h5];
u3w5=[flip(ur3g5(2:21)),ur3h5];

% 6N & 6P
t23=[2*(-1*flip(tj6(2:21))+2),(ti6-2)*2];
u1i6=[flip(ur1j6(2:21)),ur1i6];
u2i6=[flip(ur2j6(2:21)),ur2i6];
u3i6=[flip(ur3j6(2:21)),ur3i6];



%% plot ROM data

figure(1)
e=plot(t1,u1a,'c');
title('Part-2-1.LOADNODE ROM about x-axis (4N&4P)')
xlabel('Moment N-m')
ylabel('Degrees')
legend([c,a,b,d,e],'intact','model 1','model 2','model 3','model 4')
hold on

figure(2)
e=plot(t1,u2a,'c');
title('Part-2-1.LOADNODE ROM about y-axis (4N&4P)')
xlabel('Moment N-m')
ylabel('Degrees')
legend([c,a,b,d,e],'intact','model 1','model 2','model 3','model 4')
hold on

figure(3)
e=plot(t1,u3a,'c');
title('Part-2-1.LOADNODE ROM about z-axis (4N&4P)')
xlabel('Moment N-m')
ylabel('Degrees')
legend([c,a,b,d,e],'intact','model 1','model 2','model 3','model 4')
hold on

figure(4)
e=plot(t2,u1a5,'c');
title('Part-2-1.LOADNODE ROM about x-axis (5N&5P)')
xlabel('Moment N-m')
ylabel('Degrees')
legend([c,a,b,d,e],'intact','model 1','model 2','model 3','model 4')
hold on

figure(5)
e=plot(t2,u2a5,'c');
title('Part-2-1.LOADNODE ROM about y-axis (5N&5P)')
xlabel('Moment N-m')
ylabel('Degrees')
legend([c,a,b,d,e],'intact','model 1','model 2','model 3','model 4')
hold on

figure(6)
e=plot(t2,u3a5,'c');
title('Part-2-1.LOADNODE ROM about z-axis (4N&4P)')
xlabel('Moment N-m')
ylabel('Degrees')
legend([c,a,b,d,e],'intact','model 1','model 2','model 3','model 4')
hold on

figure(7)
e=plot(tab6,u1a6,'c');
title('Part-2-1.LOADNODE ROM about x-axis (6N&6P)')
xlabel('Moment N-m')
ylabel('degrees')
legend([c,a,b,d,e],'intact','model 1','model 2','model 3','model 4')
hold on

figure(8)
e=plot(tab6,u2a6,'c');
title('Part-2-1.LOADNODE ROM about y-axis (6N&6P)')
xlabel('Moment N-m')
ylabel('degrees')
legend([c,a,b,d,e],'intact','model 1','model 2','model 3','model 4')
hold on

figure(9)
e=plot(tab6,u3a6,'c');
title('Part-2-1.LOADNODE ROM about z-axis (6N&6P)')
xlabel('Moment N-m')
ylabel('degrees')
legend([c,a,b,d,e],'intact','model 1','model 2','model 3','model 4')
hold on

figure(10)
e=plot(t3,u1z,'c');
title('Part-2-1.N-C4-EP ROM about x-axis (4N&4P)')
xlabel('Moment N-m')
ylabel('Degrees')
legend([c,a,b,d,e],'intact','model 1','model 2','model 3','model 4')
hold on


figure(11)
e=plot(t3,u2z,'c');
title('Part-2-1.N-C4-EP ROM about y-axis (4N&4P)')
xlabel('Moment N-m')
ylabel('Degrees')
legend([c,a,b,d,e],'intact','model 1','model 2','model 3','model 4')
 hold on

figure(12)
e=plot(t3,u3z,'c');
title('Part-2-1.N-C4-EP ROM about z-axis (4N&4P)')
xlabel('Moment N-m')
ylabel('Degrees')
legend([c,a,b,d,e],'intact','model 1','model 2','model 3','model 4')
hold on

figure(13)
e=plot(t4,u1z5,'c');
title('Part-2-1.N-C4-EP ROM about x-axis (5N&5P)')
xlabel('Moment N-m')
ylabel('Degrees')
legend([c,a,b,d,e],'intact','model 1','model 2','model 3','model 4')
hold on

figure(14)
e=plot(t4,u2z5,'c');
title('Part-2-1.N-C4-EP ROM about y-axis (5N&5P)')
xlabel('Moment N-m')
ylabel('Degrees')
legend([c,a,b,d,e],'intact','model 1','model 2','model 3','model 4')
hold on

figure(15)
e=plot(t4,u3z5,'c');
title('Part-2-1.N-C4-EP ROM about z-axis (5N&5P)')
xlabel('Moment N-m')
ylabel('Degrees')
legend([c,a,b,d,e],'intact','model 1','model 2','model 3','model 4')
hold on


figure(16)
e=plot(t20,u1c6,'c');
title('Part-2-1.N-C4-EP ROM about x axis (6N&6P)')
xlabel('Moment N-m')
ylabel('Degrees')
legend([c,a,b,d,e],'intact','model 1','model 2','model 3','model 4')
hold on

figure(17)
e=plot(t20,u2c6,'c');
title('Part-2-1.N-C4-EP ROM about y axis (6N&6P)')
xlabel('Moment N-m')
ylabel('Degrees')
legend([c,a,b,d,e],'intact','model 1','model 2','model 3','model 4')
hold on

figure(18)
e=plot(t20,u3c6,'c');
title('Part-2-1.N-C4-EP ROM about z axis (6N&6P)')
xlabel('Moment N-m')
ylabel('Degrees')
legend([c,a,b,d,e],'intact','model 1','model 2','model 3','model 4')
hold on

figure(19)
e=plot(t5,u1y,'c');
title('Part-2-1.N-C5-EP ROM about x-axis (4N&4P)')
xlabel('Moment N-m')
ylabel('Degrees')
legend([c,a,b,d,e],'intact','model 1','model 2','model 3','model 4')
hold on

figure(20)
e=plot(t5,u2y,'c');
title('Part-2-1.N-C4-EP ROM about y-axis (4N&4P)')
xlabel('Moment N-m')
ylabel('Degrees')
legend([c,a,b,d,e],'intact','model 1','model 2','model 3','model 4')
hold on

figure(21)
e=plot(t5,u3y,'c');
title('Part-2-1.N-C4-EP ROM about z-axis (4N&4P)')
xlabel('Moment N-m')
ylabel('Degrees')
legend([c,a,b,d,e],'intact','model 1','model 2','model 3','model 4')
hold on

figure(22)
e=plot(t6,u1y5,'c');
title('Part-2-1.N-C5-EP ROM about x-axis (5N&5P)')
xlabel('Moment N-m')
ylabel('Degrees')
legend([c,a,b,d,e],'intact','model 1','model 2','model 3','model 4')
hold on

figure(23)
e=plot(t6,u2y5,'c');
title('Part-2-1.N-C5-EP ROM about y-axis (5N&5P)')
xlabel('Moment N-m')
ylabel('Degrees')
legend([c,a,b,d,e],'intact','model 1','model 2','model 3','model 4')
hold on

figure(24)
e=plot(t6,u3y5,'c');
title('Part-2-1.N-C5-EP ROM about z-axis (5N&5P)')
xlabel('Moment N-m')
ylabel('Degrees')
legend([c,a,b,d,e],'intact','model 1','model 2','model 3','model 4')
hold on


figure(25)
e=plot(t21,u1e6,'c');
title('Part-2-1.N-C5-EP ROM about x-axis (6N&6P)')
xlabel('Moment N-m')
ylabel('Degrees')
legend([c,a,b,d,e],'intact','model 1','model 2','model 3','model 4')
hold on

figure(26)
e=plot(t21,u2e6,'c');
title('Part-2-1.N-C5-EP ROM about y-axis (6N&6P)')
xlabel('Moment N-m')
ylabel('Degrees')
legend([c,a,b,d,e],'intact','model 1','model 2','model 3','model 4')
hold on

figure(27)
e=plot(t21,u3e6,'c');
title('Part-2-1.N-C5-EP ROM about y-axis (6N&6P)')
xlabel('Moment N-m')
ylabel('Degrees')
legend([c,a,b,d,e],'intact','model 1','model 2','model 3','model 4')
hold on

figure(28)
e=plot(t7,u1x,'c');
title('Part-2-1.N-C6-EP ROM about x-axis (4N&4P)')
xlabel('Moment N-m')
ylabel('Degrees')
legend([c,a,b,d,e],'intact','model 1','model 2','model 3','model 4')
hold on

figure(29)
e=plot(t7,u2x,'c');
title('Part-2-1.N-C6-EP ROM about y-axis (4N&4P)')
xlabel('Moment N-m')
ylabel('Degrees')
legend([c,a,b,d,e],'intact','model 1','model 2','model 3','model 4')
hold on

figure(30)
e=plot(t7,u3x,'c');
title('Part-2-1.N-C6-EP ROM about z-axis (4N&4P)')
xlabel('Moment N-m')
ylabel('Degrees')
legend([c,a,b,d,e],'intact','model 1','model 2','model 3','model 4')
hold on



figure(31)
e=plot(t8,u1x5,'c');
title('Part-2-1.N-C6-EP ROM about x-axis (5N&5P)')
xlabel('Moment N-m')
ylabel('Degrees')
legend([c,a,b,d,e],'intact','model 1','model 2','model 3','model 4')
hold on

figure(32)
e=plot(t8,u2x5,'c');
title('Part-2-1.N-C6-EP ROM about y-axis (5N&5P)')
xlabel('Moment N-m')
ylabel('Degrees')
legend([c,a,b,d,e],'intact','model 1','model 2','model 3','model 4')
hold on

figure(33)
e=plot(t8,u3x5,'c');
title('Part-2-1.N-C6-EP ROM about z-axis (5N&5P)')
xlabel('Moment N-m')
ylabel('Degrees')
legend([c,a,b,d,e],'intact','model 1','model 2','model 3','model 4')
hold on

figure(34)
e=plot(t22,u1g6,'c');
title('Part-2-1.N-C6-EP ROM about x-axis (6N&6P)')
xlabel('Moment N-m')
ylabel('Degrees')
legend([c,a,b,d,e],'intact','model 1','model 2','model 3','model 4')
hold on

figure(35)
e=plot(t22,u2g6,'c');
title('Part-2-1.N-C6-EP ROM about y-axis (6N&6P)')
xlabel('Moment N-m')
ylabel('Degrees')
legend([c,a,b,d,e],'intact','model 1','model 2','model 3','model 4')
hold on

figure(36)
e=plot(t22,u3g6,'c');
title('Part-2-1.N-C6-EP ROM about z-axis (6N&6P)')
xlabel('Moment N-m')
ylabel('Degrees')
legend([c,a,b,d,e],'intact','model 1','model 2','model 3','model 4')
hold on

figure(37)
e=plot(t9,u1w,'c');
title('Part-2-1.N-C7-EP ROM about x-axis (4N&4P)')
xlabel('Moment N-m')
ylabel('Degrees')
legend([c,a,b,d,e],'intact','model 1','model 2','model 3','model 4')
hold on

figure(38)
e=plot(t9,u2w,'c');
title('Part-2-1.N-C7-EP ROM about y-axis (4N&4P)')
xlabel('Moment N-m')
ylabel('Degrees')
legend([c,a,b,d,e],'intact','model 1','model 2','model 3','model 4')
hold on

figure(39)
e=plot(t9,u3w,'c');
title('Part-2-1.N-C7-EP ROM about z-axis (4N&4P)')
xlabel('Moment N-m')
ylabel('Degrees')
legend([c,a,b,d,e],'intact','model 1','model 2','model 3','model 4')
hold on


figure(40)
e=plot(t10,u1x5,'c');
title('Part-2-1.N-C7-EP ROM about x-axis (5N&5P)')
xlabel('Moment N-m')
ylabel('Degrees')
legend([c,a,b,d,e],'intact','model 1','model 2','model 3','model 4')
hold on

figure(41)
e=plot(t10,u2x5,'c');
title('Part-2-1.N-C7-EP ROM about y-axis (5N&5P)')
xlabel('Moment N-m')
ylabel('Degrees')
legend([c,a,b,d,e],'intact','model 1','model 2','model 3','model 4')
hold on

figure(42)
e=plot(t10,u3x5,'c');
title('Part-2-1.N-C7-EP ROM about z-axis (5N&5P)')
xlabel('Moment N-m')
ylabel('Degrees')
legend([c,a,b,d,e],'intact','model 1','model 2','model 3','model 4')
hold on

figure(43)
e=plot(t23,u1i6,'c');
title('Part-2-1.N-C7-EP ROM about x-axis (6N&6P)')
xlabel('Moment N-m')
ylabel('Degrees')
legend([c,a,b,d,e],'intact','model 1','model 2','model 3','model 4')
hold on

figure(44)
e=plot(t23,u2i6,'c');
title('Part-2-1.N-C7-EP ROM about y-axis (6N&6P)')
xlabel('Moment N-m')
ylabel('Degrees')
legend([c,a,b,d,e],'intact','model 1','model 2','model 3','model 4')
hold on

figure(45)
e=plot(t23,u3i6,'c');
title('Part-2-1.N-C7-EP ROM about z-axis (6N&6P)')
xlabel('Moment N-m')
ylabel('Degrees')
legend([c,a,b,d,e],'intact','model 1','model 2','model 3','model 4')
hold on
